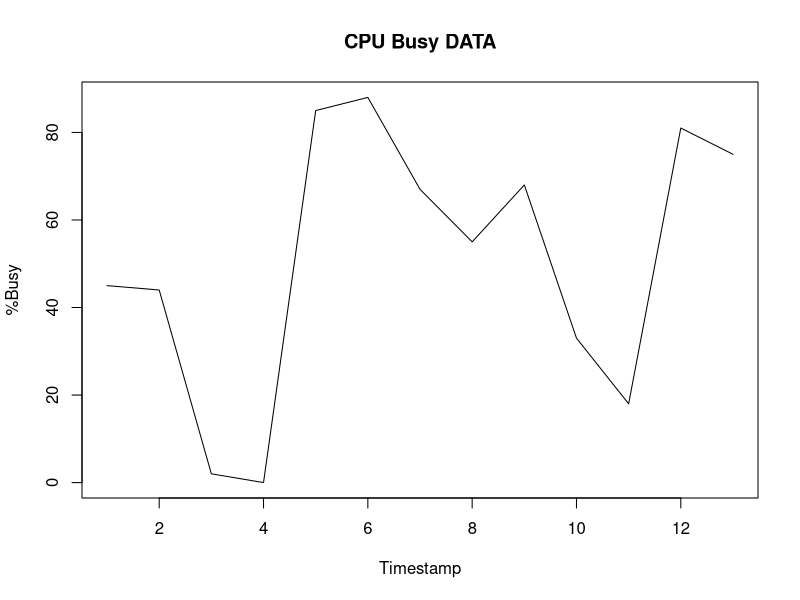
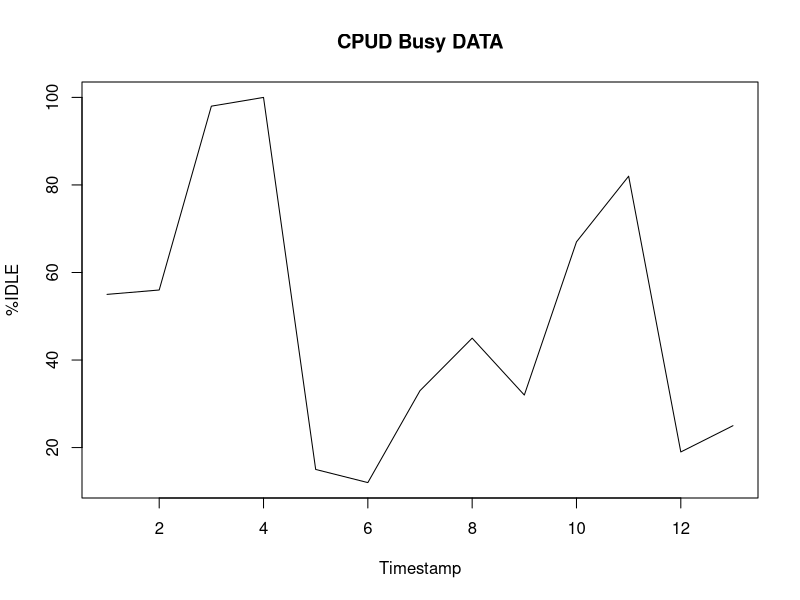

The R script that drew these images, in order:
# assign the cpu data to a
# vector called x
# this process works for tiny data sets but for large data sets we need to read from the
# file system
x <- c(55,56,98,100,15,12,33,45,32,67,82,19,25)


# Write the plot window to a png file

png("Week6_Lab6_idle.png")

plot(x, type="l", xlab="Timestamp", ylab="%IDLE", main="CPUD Busy DATA")

# Turn off Window Capture
dev.off()

summary(x)


plot(100 - x, type="l", xlab="Timestamp", ylab="%Busy", main="CPU Busy DATA")


# read.table to read in large file of CPU stats
